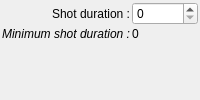
         <widget class="QWidget" name="tab">
          <attribute name="title">
           <string>Shot properties</string>
          </attribute>
          <layout class="QGridLayout" name="gridLayout">
           <property name="margin">
            <number>2</number>
           </property>
           <property name="spacing">
            <number>2</number>
           </property>
           <item row="0" column="0">
            <widget class="QLabel" name="label_15">
             <property name="text">
              <string>Shot duration :</string>
             </property>
             <property name="alignment">
              <set>Qt::AlignRight|Qt::AlignTrailing|Qt::AlignVCenter</set>
             </property>
            </widget>
           </item>
           <item row="0" column="1">
            <widget class="QSpinBox" name="spinBox"/>
           </item>
           <item row="1" column="0">
            <widget class="QLabel" name="label_23">
             <property name="font">
              <font>
               <italic>true</italic>
              </font>
             </property>
             <property name="text">
              <string>Minimum shot duration :</string>
             </property>
             <property name="alignment">
              <set>Qt::AlignRight|Qt::AlignTrailing|Qt::AlignVCenter</set>
             </property>
            </widget>
           </item>
           <item row="1" column="1">
            <widget class="QLabel" name="MiniShotDurationLabel">
             <property name="text">
              <string notr="true">0</string>
             </property>
            </widget>
           </item>
           <item row="2" column="0">
            <spacer name="verticalSpacer">
             <property name="orientation">
              <enum>Qt::Vertical</enum>
             </property>
             <property name="sizeHint" stdset="0">
              <size>
               <width>20</width>
               <height>40</height>
              </size>
             </property>
            </spacer>
           </item>
          </layout>
         </widget>
